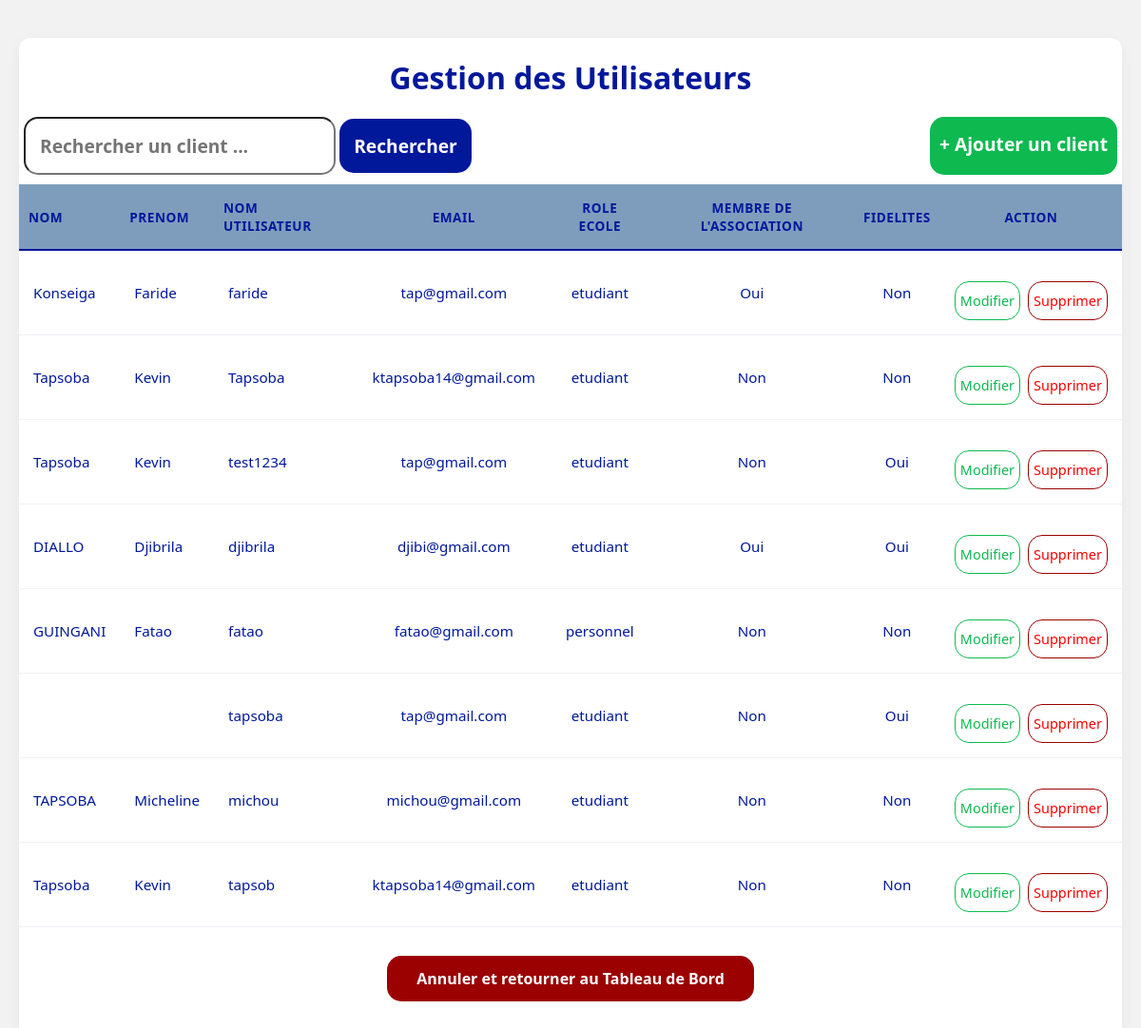
/client/, run on the app's committed database.
### users/models.py (models this page shows, shortened)
class Users(AbstractUser):
    CHOIX_ROLE = (
        ('etudiant', 'Etudiant'),
        ('professeur', 'Professeur'),
        ('personnel', 'Personnel'),
        ('delegue', 'Délégué de promotion')
    )
    role_ecole = models.CharField(max_length=50, choices=CHOIX_ROLE, default='etudiant')
    est_membre = models.BooleanField(default=False)
    est_fidele = models.BooleanField(default=False)

### users/views.py (the view)
# urls.py: path('client/', views.clients, name="clients"),
def clients(request):
    query = request.GET.get('client', '')
    if query:
        client_list = Users.objects.filter(username__icontains=query)
    else:
        client_list = Users.objects.all()
    return render(request, 'comptes/clients.html', context={'clients': client_list,'query': query})

### users/templates/comptes/clients.html (shortened to what this page needs)
<!DOCTYPE html>
<html lang="fr">
    <head>
    </head>
    <body>
        {% block content %}
        <div class="principale">
            <h1>Gestion des Utilisateurs</h1>
            <div class="princ">
                <div class="recherche">
                    <form action="{% url 'clients' %}" method="GET">
                        <input type="text" name="client" placeholder="Rechercher un client ..." value="{{ query|default:'' }}">
                        <button type="submit">Rechercher</button>
                    </form>
                </div>
                <a href="{% url 'ajout_client' %}" class="ajout">+ Ajouter un client</a>
            </div>
                {% if clients %}
                    <table>
                        <thead>
                            <tr>
                                <th>Nom</th>
                                <th>Prenom</th>
                                <th>Nom Utilisateur</th>
                                <th>Email</th>
                                <th>Role Ecole</th>
                                <th>Membre de l'association</th>
                                <th>Fidelites</th>
                                <th>Action</th>
                            </tr>
                        </thead>
                        <tbody>
                            {% for client in clients %}
                                <tr>
                                    <td>{{ client.last_name }}</td>
                                    <td>{{ client.first_name }}</td>
                                    <td>{{ client.username }}</td>
                                    <td>{{ client.email }}</td>
                                    <td>{{ client.role_ecole  }}</td>
                                    <td>{{ client.est_membre|yesno:"Oui,Non" }}</td>
                                    <td>{{ client.est_fidele|yesno:"Oui,Non" }}</td>
                                    <td>
                                        <div class="lien">
                                            <a href="{% url 'modifier_client' client.username %}">Modifier</a>
                                            <a href="{% url 'supprimer_client' client.username %}" style="color: red;">Supprimer</a>
                                        </div>
                                    </td>
                                </tr>
                            {% endfor %}
                        </tbody>
                    </table>
                {% endif%}
                <div style="margin-top: 30px; padding: 0 20px 40px; text-align: center;">
                    <a href="{% url 'Tableau_de_bord' %}" class="btn-back">
                        Annuler et retourner au Tableau de Bord
                    </a>
                </div>
        </div>
        {% endblock content %}
    </body>
</html>

### users/templates/comptes/clients.html (style rules this page uses)
* { margin: 0; padding: 0; font-family: 'Segoe UI', Roboto, sans-serif; box-sizing: border-box; }
body { background: #f2f2f2ff; color: #01189bff; padding: 40px 20px; }
.principale { width: 100%; margin: 0 auto; background: white; border-radius: 12px; box-shadow: 0 5px 15px rgba(0,0,0,0.05); }
h1 { padding: 20px; text-align: center; }
table { width: 100%; border-collapse: collapse; margin-bottom: 20px; }
thead { background-color: #7e9dbdff; color: #01189bff; }
th { padding: 15px 10px; font-size: 0.85rem; text-transform: uppercase; letter-spacing: 0.5px; font-weight: 700; text-align: left; border-bottom: 2px solid #01189bff; }
th:nth-child(4), td:nth-child(4), th:nth-child(5), td:nth-child(5), th:nth-child(6), td:nth-child(6), th:nth-child(7), td:nth-child(7), th:nth-child(8), td:nth-child(8) { text-align: center; }
td { padding: 15px; border-bottom: 1px solid #f1f2f6; font-size: 0.95rem; }
.lien { display: flex; gap: 8px; font-size: 0.95em; margin-top: 17px; }
.lien a { text-decoration: none; padding: 10px 5px; }
.lien a:first-child { background-color: white; color: #0eb950ff; border-radius: 15px; border: 1px solid #0eb950ff; transition: ease all 0.5s; }
.lien a:last-child { background-color: white; color: #9b0101ff; border-radius: 15px; border: 1px solid #9b0101ff; transition: ease all 0.5s; }
.princ { display: flex; justify-content: space-between; }
.recherche input { border-radius: 15px; min-width: 300px; padding: 15px; font-weight: 700; font-size: 1.2em; }
.recherche { margin-bottom: 10px; margin-left: 5px; }
.recherche button { border-radius: 15px; padding: 15px; border: none; background-color: #01189bff; color: white; font-weight: 700; font-size: 1.2em; transition: ease all 0.5s; }
.ajout { text-decoration: none; background: #0eb950ff; padding: 15px 10px; border-radius: 15px; text-decoration: none; color: white; margin-bottom: 10px; margin-right: 5px; font-weight: 700; font-size: 1.2em; transition: ease all 0.5s; }
.btn-back { display: inline-block; min-width: 300px; padding: 12px 30px; border-radius: 15px; text-decoration: none; background-color: #9b0101ff; color: white; font-weight: 600; transition: all 0.4s ease; border: 1px solid transparent; }

### data on the page
Users: last_name "Konseiga", first_name "Faride", username "faride", email "tap@gmail.com", role_ecole "etudiant", est_membre "Oui", est_fidele "Non"
Users: last_name "Tapsoba", first_name "Kevin", username "Tapsoba", email "ktapsoba14@gmail.com", role_ecole "etudiant", est_membre "Non", est_fidele "Non"
Users: last_name "Tapsoba", first_name "Kevin", username "test1234", email "tap@gmail.com", role_ecole "etudiant", est_membre "Non", est_fidele "Oui"
Users: last_name "DIALLO", first_name "Djibrila", username "djibrila", email "djibi@gmail.com", role_ecole "etudiant", est_membre "Oui", est_fidele "Oui"
Users: last_name "GUINGANI", first_name "Fatao", username "fatao", email "fatao@gmail.com", role_ecole "personnel", est_membre "Non", est_fidele "Non"
Users: username "tapsoba", email "tap@gmail.com", role_ecole "etudiant", est_membre "Non", est_fidele "Oui"
Users: last_name "TAPSOBA", first_name "Micheline", username "michou", email "michou@gmail.com", role_ecole "etudiant", est_membre "Non", est_fidele "Non"
Users: last_name "Tapsoba", first_name "Kevin", username "tapsob", email "ktapsoba14@gmail.com", role_ecole "etudiant", est_membre "Non", est_fidele "Non"
